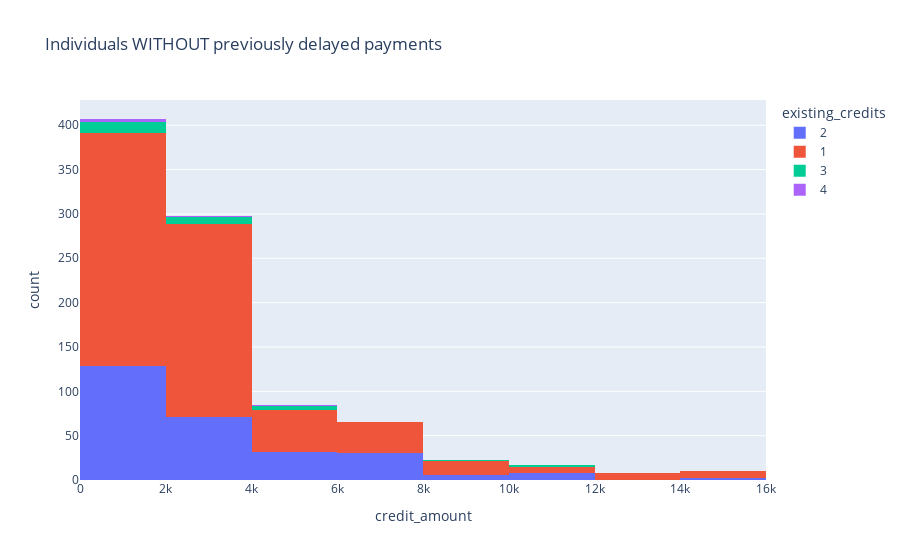

Notebook code for this chart:
### Code cell
px.histogram(df.query('credit_history != @val and credit_amount<16_000'), x='credit_amount', color='existing_credits',
             title = 'Individuals WITHOUT previously delayed payments', nbins=10 )

### Figure 1 — Plotly figure (JSON) as saved in the notebook; plotly's stock layout.template omitted (floating-point values rounded to 4 significant figures; data arrays with more than 128 entries replaced by an {"elided": "..."} marker saying what was removed)
{"data": [{"alignmentgroup": "True", "bingroup": "x", "hovertemplate": "existing_credits=2<br>credit_amount=%{x}<br>count=%{y}<extra></extra>", "legendgroup": "2", "marker": {"color": "#636efa", "pattern": {"shape": ""}}, "name": "2", "nbinsx": 10, "offsetgroup": "2", "orientation": "v", "showlegend": true, "type": "histogram", "x": {"elided": "277 int values"}, "xaxis": "x", "yaxis": "y"}, {"alignmentgroup": "True", "bingroup": "x", "hovertemplate": "existing_credits=1<br>credit_amount=%{x}<br>count=%{y}<extra></extra>", "legendgroup": "1", "marker": {"color": "#EF553B", "pattern": {"shape": ""}}, "name": "1", "nbinsx": 10, "offsetgroup": "1", "orientation": "v", "showlegend": true, "type": "histogram", "x": {"elided": "601 int values"}, "xaxis": "x", "yaxis": "y"}, {"alignmentgroup": "True", "bingroup": "x", "hovertemplate": "existing_credits=3<br>credit_amount=%{x}<br>count=%{y}<extra></extra>", "legendgroup": "3", "marker": {"color": "#00cc96", "pattern": {"shape": ""}}, "name": "3", "nbinsx": 10, "offsetgroup": "3", "orientation": "v", "showlegend": true, "type": "histogram", "x": [8072, 2134, 2728, 1175, 4591, 10623, 1935, 1544, 717, 1154, 5302, 2748, 939, 1190, 1872, 4241, 3676, 1393, 5103, 1299, 3617, 1480, 3966, 3422, 10297, 1455, 3590, 1154], "xaxis": "x", "yaxis": "y"}, {"alignmentgroup": "True", "bingroup": "x", "hovertemplate": "existing_credits=4<br>credit_amount=%{x}<br>count=%{y}<extra></extra>", "legendgroup": "4", "marker": {"color": "#ab63fa", "pattern": {"shape": ""}}, "name": "4", "nbinsx": 10, "offsetgroup": "4", "orientation": "v", "showlegend": true, "type": "histogram", "x": [5190, 951, 385, 930, 2442], "xaxis": "x", "yaxis": "y"}], "layout": {"barmode": "relative", "legend": {"title": {"text": "existing_credits"}, "tracegroupgap": 0}, "title": {"text": "Individuals WITHOUT previously delayed payments"}, "xaxis": {"anchor": "y", "domain": [0, 1], "title": {"text": "credit_amount"}}, "yaxis": {"anchor": "x", "domain": [0, 1], "title": {"text": "count"}}}}
